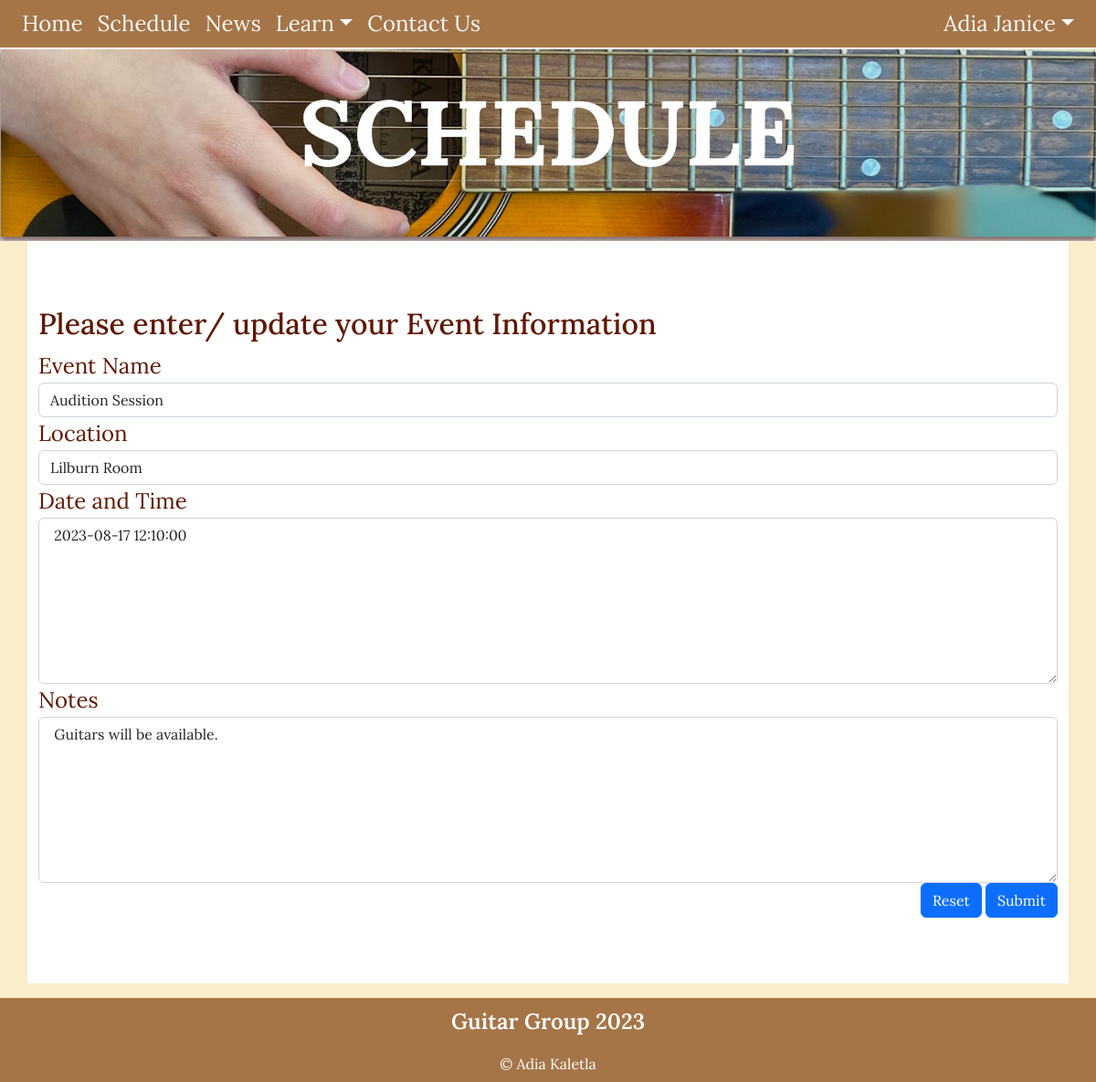
Page /schedule_cud?id=2&task=update (signed in) on the committed database.
### tables this page shows
CREATE TABLE schedule(
schedule_id integer primary key autoincrement not null,
event_name text not null,
location text not null,
date_time date not null,
notes text,
member_id integer,
foreign key(member_id) references member(member_id)
);

### server.py (the view, shortened to what this page needs)
@app.route('/schedule_cud', methods=['GET', 'POST'])
def schedule_cud():
    data = request.args
    required_keys = ['id', 'task']
    for k in required_keys:
        if k not in data.keys():
            message = "Do not know what to do with create read update on news (key not present)"
            return render_template('error.html', message=message)
    if request.method == "GET":
        if data['task'] == 'delete':
            sql = "delete from schedule where schedule_id = ?"
            values_tuple = (data['id'],)
            run_commit_query(sql, values_tuple, db_path)
            return redirect(url_for('schedule'))
        elif data['task'] == 'update':
            sql = """ select event_name, location, date_time, notes from schedule where schedule_id=?"""
            values_tuple = (data['id'],)
            result = run_search_query_tuples(sql, values_tuple, db_path, True)
            result = result[0]
            return render_template("schedule_cud.html",
                                   **result,
                                   id=data['id'],
                                   task=data['task'])
        else:
            message = "Unrecognised task coming from news page"
            return render_template('error.html', message=message)
    return render_template("schedule_cud.html")

### db_functions.py (called while the page is built)
def run_search_query_tuples(sql_query, values_tuple, file_path, rowfactory=False):
    try:
        db = sqlite3.connect(file_path)
        if rowfactory:
            db.row_factory = sqlite3.Row
        cursor = db.cursor()
        cursor.execute(sql_query, values_tuple)
        result = cursor.fetchall()
        cursor.close()
    except sqlite3.Error as error:
        print("Error running search query tuples: {}".format(error))
        return None
    db.close()
    if result is None:
        print("No search values were found")
    return result

### templates/schedule_cud.html (shortened to what this page needs)
{% extends "layout.html" %}
{% block banner%}
static/images/schedulebanner.jpg
{% endblock %}
{% block content%}
<div class="container-lg py-sm-5 py-1">
  <div class="schedule p=4 my-4">
    <h2>Please enter/ update your Event Information</h2>
    <form action="{{url_for('schedule_cud', id=id, task=task)}}" method="POST">
      <div>
        <label for="event_name" class="form=label">Event Name</label>
        <input type="text" class="form-control" id="event_name" name="event_name" placeholder="" value="{{event_name}}" required>
      </div>
      <div>
        <label for="location" class="form=label">Location</label>
        <input type="text" class="form-control" id="location" name="location" placeholder="" value="{{location}}" required>
      </div>
      <div>
        <label for="date_time" class="form=label">Date and Time </label>
        <textarea class="form-control" id="date_time" name="date_time" rows="7" required> {{date_time}} </textarea>
      </div>
      <div>
        <label for="notes" class="form=label">Notes</label>
        <textarea class="form-control" id="notes" name="notes" rows="7" required> {{notes}} </textarea>
      </div>
      <div class="text-end">
        <button type="reset" class="btn btn-primary"> Reset </button>
        <button type="submit" class="btn btn-primary"> Submit </button>
      </div>
    </form>
  </div>
</div>
{% endblock %}

### static/styles.css (style rules this page uses)
:root { --dutch-white: rgb(250, 237, 202); --charcol: rgb(54, 70, 82); --chamoisee: rgb(165, 117, 72); --black-bean: rgb(43, 5, 4); --blood-red: rgb(96, 23, 0); }
body { font-family: 'Lora', sans-serif; font-size: 100%; background-color: var(--dutch-white); }
.body-text, label { font-size: 1.5em; text-align: center; color:var(--blood-red); }
.contact-text, label { font-size: 1.5em; text-align: left; font-weight: 400; color:var(--blood-red); }
h2 { font-size: 2em; color:var(--blood-red); text-align: left; font-weight: 500; }
.container-lg { background-color:rgb(255,255,255); overflow: auto; }

### rows in the picture
schedule: event_name "Audition Session", location "Lilburn Room", date_time "2023-08-17 12:10:00", notes "Guitars will be available."

### other values in the picture
{{ session['name'] }} "Adia Janice"
